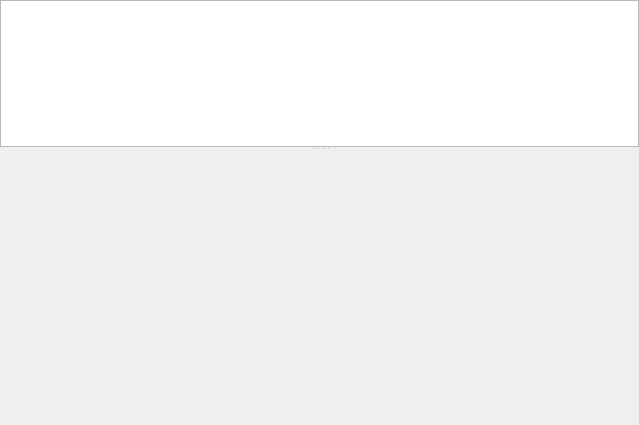
<?xml version="1.0" encoding="UTF-8"?>
<ui version="4.0">
 <class>WidgetUserGroups</class>
 <widget class="QWidget" name="WidgetUserGroups">
  <property name="geometry">
   <rect>
    <x>0</x>
    <y>0</y>
    <width>639</width>
    <height>425</height>
   </rect>
  </property>
  <property name="windowTitle">
   <string>Form</string>
  </property>
  <layout class="QVBoxLayout" name="verticalLayout_2">
   <property name="leftMargin">
    <number>0</number>
   </property>
   <property name="topMargin">
    <number>0</number>
   </property>
   <property name="rightMargin">
    <number>0</number>
   </property>
   <property name="bottomMargin">
    <number>0</number>
   </property>
   <item>
    <widget class="QSplitter" name="splitter">
     <property name="orientation">
      <enum>Qt::Vertical</enum>
     </property>
     <property name="childrenCollapsible">
      <bool>false</bool>
     </property>
     <widget class="QTreeWidget" name="treeWidget">
      <property name="contextMenuPolicy">
       <enum>Qt::CustomContextMenu</enum>
      </property>
      <property name="editTriggers">
       <set>QAbstractItemView::NoEditTriggers</set>
      </property>
      <property name="selectionBehavior">
       <enum>QAbstractItemView::SelectRows</enum>
      </property>
      <property name="uniformRowHeights">
       <bool>true</bool>
      </property>
      <property name="sortingEnabled">
       <bool>true</bool>
      </property>
      <attribute name="headerVisible">
       <bool>false</bool>
      </attribute>
      <column>
       <property name="text">
        <string notr="true">1</string>
       </property>
      </column>
     </widget>
     <widget class="QStackedWidget" name="stackedWidget">
      <widget class="QWidget" name="page_empty"/>
      <widget class="QWidget" name="page_group">
       <layout class="QVBoxLayout" name="verticalLayout">
        <property name="leftMargin">
         <number>6</number>
        </property>
        <property name="topMargin">
         <number>6</number>
        </property>
        <property name="rightMargin">
         <number>6</number>
        </property>
        <property name="bottomMargin">
         <number>6</number>
        </property>
        <item>
         <layout class="QHBoxLayout" name="horizontalLayout">
          <item>
           <widget class="QLabel" name="lblGroupName">
            <property name="text">
             <string>Group name:</string>
            </property>
           </widget>
          </item>
          <item>
           <widget class="QLineEdit" name="edtGroupName"/>
          </item>
          <item>
           <widget class="QCheckBox" name="chkGroupEnabled">
            <property name="text">
             <string>enabled</string>
            </property>
           </widget>
          </item>
         </layout>
        </item>
        <item>
         <spacer name="verticalSpacer_3">
          <property name="orientation">
           <enum>Qt::Vertical</enum>
          </property>
          <property name="sizeType">
           <enum>QSizePolicy::Fixed</enum>
          </property>
          <property name="sizeHint" stdset="0">
           <size>
            <width>20</width>
            <height>3</height>
           </size>
          </property>
         </spacer>
        </item>
        <item>
         <widget class="QLabel" name="label">
          <property name="text">
           <string>Access rights:</string>
          </property>
         </widget>
        </item>
        <item>
         <widget class="QCheckBox" name="afConfigSet">
          <property name="text">
           <string>View/modify configuration</string>
          </property>
         </widget>
        </item>
        <item>
         <widget class="QCheckBox" name="afTunnelGroupAdmin">
          <property name="text">
           <string>Tunnel group supervisor (for all tunnels of this group)</string>
          </property>
         </widget>
        </item>
        <item>
         <widget class="QCheckBox" name="afTunnelSuperAdmin">
          <property name="text">
           <string>Tunnel supervisor (for all tunnels)</string>
          </property>
         </widget>
        </item>
        <item>
         <widget class="QCheckBox" name="afTunnelCreate">
          <property name="text">
           <string>Create/modify tunnels:</string>
          </property>
         </widget>
        </item>
        <item>
         <widget class="QListWidget" name="permittedTunnelList">
          <property name="editTriggers">
           <set>QAbstractItemView::AllEditTriggers</set>
          </property>
          <property name="selectionBehavior">
           <enum>QAbstractItemView::SelectRows</enum>
          </property>
          <property name="uniformItemSizes">
           <bool>true</bool>
          </property>
         </widget>
        </item>
       </layout>
      </widget>
      <widget class="QWidget" name="page_user">
       <layout class="QVBoxLayout" name="verticalLayout_3">
        <property name="leftMargin">
         <number>6</number>
        </property>
        <property name="topMargin">
         <number>6</number>
        </property>
        <property name="rightMargin">
         <number>6</number>
        </property>
        <property name="bottomMargin">
         <number>6</number>
        </property>
        <item>
         <layout class="QGridLayout" name="gridLayout">
          <property name="leftMargin">
           <number>0</number>
          </property>
          <property name="topMargin">
           <number>0</number>
          </property>
          <property name="rightMargin">
           <number>0</number>
          </property>
          <property name="bottomMargin">
           <number>0</number>
          </property>
          <item row="3" column="1">
           <layout class="QHBoxLayout" name="horizontalLayout_4">
            <item>
             <widget class="QLineEdit" name="edtUserPassword">
              <property name="maxLength">
               <number>255</number>
              </property>
              <property name="echoMode">
               <enum>QLineEdit::Password</enum>
              </property>
              <property name="placeholderText">
               <string>(not recommended) click to change</string>
              </property>
             </widget>
            </item>
            <item>
             <widget class="QPushButton" name="btnUserPasswordClear">
              <property name="text">
               <string>Unset</string>
              </property>
             </widget>
            </item>
           </layout>
          </item>
          <item row="3" column="0">
           <widget class="QLabel" name="lblUserPassword">
            <property name="text">
             <string>or password:</string>
            </property>
            <property name="alignment">
             <set>Qt::AlignRight|Qt::AlignTrailing|Qt::AlignVCenter</set>
            </property>
           </widget>
          </item>
          <item row="0" column="0">
           <widget class="QLabel" name="lblUserName">
            <property name="text">
             <string>User name:</string>
            </property>
            <property name="alignment">
             <set>Qt::AlignRight|Qt::AlignTrailing|Qt::AlignVCenter</set>
            </property>
           </widget>
          </item>
          <item row="0" column="1">
           <layout class="QHBoxLayout" name="horizontalLayout_2">
            <item>
             <widget class="QLineEdit" name="edtUserName">
              <property name="maxLength">
               <number>80</number>
              </property>
             </widget>
            </item>
            <item>
             <widget class="QCheckBox" name="chkUserEnabled">
              <property name="text">
               <string>enabled</string>
              </property>
             </widget>
            </item>
           </layout>
          </item>
          <item row="1" column="0" colspan="2">
           <widget class="QLabel" name="lblUserCertificate">
            <property name="text">
             <string>X.509 SSL certificate in PEM format:</string>
            </property>
            <property name="alignment">
             <set>Qt::AlignLeading|Qt::AlignLeft|Qt::AlignTop</set>
            </property>
           </widget>
          </item>
          <item row="2" column="0" colspan="2">
           <layout class="QVBoxLayout" name="verticalLayout_4">
            <property name="spacing">
             <number>2</number>
            </property>
            <property name="leftMargin">
             <number>0</number>
            </property>
            <property name="topMargin">
             <number>0</number>
            </property>
            <property name="rightMargin">
             <number>0</number>
            </property>
            <property name="bottomMargin">
             <number>0</number>
            </property>
            <item>
             <widget class="QTextEdit" name="edtUserCert">
              <property name="lineWrapMode">
               <enum>QTextEdit::NoWrap</enum>
              </property>
              <property name="html">
               <string>&lt;!DOCTYPE HTML PUBLIC &quot;-//W3C//DTD HTML 4.0//EN&quot; &quot;http://www.w3.org/TR/REC-html40/strict.dtd&quot;&gt;
&lt;html&gt;&lt;head&gt;&lt;meta name=&quot;qrichtext&quot; content=&quot;1&quot; /&gt;&lt;style type=&quot;text/css&quot;&gt;
p, li { white-space: pre-wrap; }
&lt;/style&gt;&lt;/head&gt;&lt;body style=&quot; font-family:'Ubuntu'; font-size:11pt; font-weight:400; font-style:normal;&quot;&gt;
&lt;p style=&quot;-qt-paragraph-type:empty; margin-top:0px; margin-bottom:0px; margin-left:0px; margin-right:0px; -qt-block-indent:0; text-indent:0px;&quot;&gt;&lt;br /&gt;&lt;/p&gt;&lt;/body&gt;&lt;/html&gt;</string>
              </property>
              <property name="acceptRichText">
               <bool>false</bool>
              </property>
             </widget>
            </item>
            <item>
             <layout class="QHBoxLayout" name="horizontalLayout_3">
              <property name="leftMargin">
               <number>0</number>
              </property>
              <property name="topMargin">
               <number>0</number>
              </property>
              <property name="rightMargin">
               <number>0</number>
              </property>
              <property name="bottomMargin">
               <number>0</number>
              </property>
              <item>
               <spacer name="horizontalSpacer">
                <property name="orientation">
                 <enum>Qt::Horizontal</enum>
                </property>
                <property name="sizeHint" stdset="0">
                 <size>
                  <width>40</width>
                  <height>20</height>
                 </size>
                </property>
               </spacer>
              </item>
              <item>
               <widget class="QPushButton" name="btnLoadUserCert">
                <property name="text">
                 <string>Load from local file...</string>
                </property>
               </widget>
              </item>
             </layout>
            </item>
           </layout>
          </item>
         </layout>
        </item>
        <item>
         <spacer name="verticalSpacer_2">
          <property name="orientation">
           <enum>Qt::Vertical</enum>
          </property>
          <property name="sizeHint" stdset="0">
           <size>
            <width>20</width>
            <height>40</height>
           </size>
          </property>
         </spacer>
        </item>
       </layout>
      </widget>
     </widget>
    </widget>
   </item>
  </layout>
 </widget>
 <resources/>
 <connections/>
</ui>
